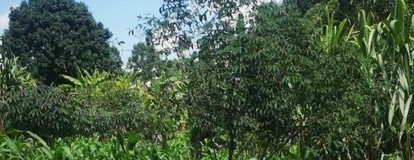
#> input picture data/images/cassava/Garden Video.mp4_20230628_224643.012.jpg, 414 x 160 px
$ jupyter execute --allow-errors new-naive-bayes-classiferv2.ipynb   (older library calls are emulated)
#> lines starting #> are read from the running program, lines starting #| are printed output that depends on the picture
#> further down, img is the input picture: PIL image 414x160 RGB; mean R, G, B 70.9, 90.5, 67.6
#> `img = img.resize(target_size)`:
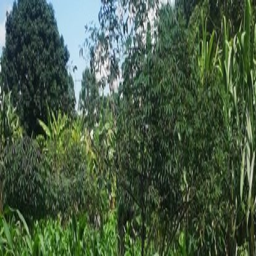
#> img: PIL image 256x256 RGB; mean R, G, B 70.9, 90.5, 67.6
# KNN Image Classifier

## Import Libraries

[cell 1]
import os
import numpy as np
from PIL import Image
from sklearn.naive_bayes import GaussianNB
from sklearn.metrics import classification_report, accuracy_score
from sklearn.model_selection import train_test_split
from skimage.color import rgb2gray
from skimage.filters import sobel
from skimage import exposure
from skimage.feature import graycomatrix, graycoprops
import matplotlib.pyplot as plt
from scipy.ndimage import shift

def pad_array(arr, n):
    #if len(arr) >= n:
        #return arr[:n]  # Trim the array if it's longer than n
    #else:
    pad_width = (0, n - len(arr))  # Calculate the padding width
    return np.pad(arr, pad_width, mode='constant', constant_values=0)

def extract_features(image, output_folder, file_name):
    # Convert the image to grayscale
#> called with output_folder = 'data/results/'
    gray_image = rgb2gray(image)
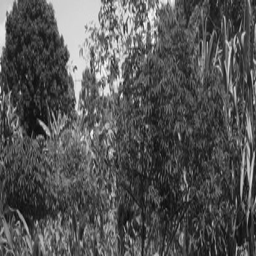
#> gray_image: shape (256, 256) float64; min 0.0381, max 0.992, mean 0.332

    # Convert the image to unsigned integer type
    gray_image = (gray_image * 255).astype(np.uint8)

    # Save the grayscale image
    grayscale_path = os.path.join(output_folder, file_name+'grayscale.png')
    plt.imsave(grayscale_path, gray_image, cmap='gray')

    # Extract edge features using Sobel filter
    edge_features = sobel(gray_image)
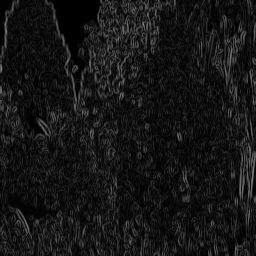
#> edge_features: shape (256, 256) float64; min 0, max 0.517, mean 0.0864

    # Save the edge features image
    edge_path = os.path.join(output_folder, file_name+'edge_features.png')
    plt.imsave(edge_path, edge_features, cmap='gray')
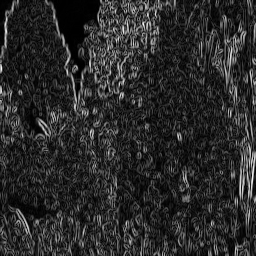
#> saved as cassavaGarden Video.mp4_20230628_224643.012.jpgedge_features.png: shape (256, 256, 3); min 0, max 255, mean 42.2

    # Calculate histogram features
    hist, _ = exposure.histogram(gray_image, nbins=256)
#> hist = 244 values, max 805 at index 47, min 0 at index 1, mean 268.6

    # Calculate texture features using GLCM (Grey-Level Co-occurrence Matrix)
    glcm = graycomatrix(gray_image, [5], [0], 256, symmetric=True, normed=True)
    contrast = graycoprops(glcm, 'contrast')[0, 0]
#> contrast = 1965.4
    energy = graycoprops(glcm, 'energy')[0, 0]
#> energy = 0.00977
    correlation = graycoprops(glcm, 'correlation')[0, 0]
#> correlation = 0.572

    # Save the histogram features plot
    hist_path = os.path.join(output_folder, file_name+'histogram.png')
    plt.plot(hist)
    plt.xlabel('Intensity')
    plt.ylabel('Frequency')
    plt.savefig(hist_path)
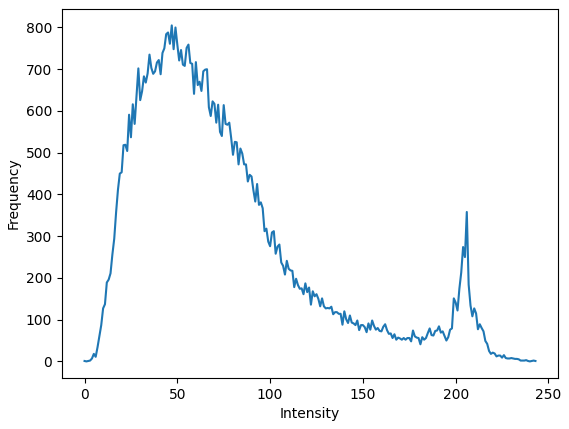
#> figure drawn by matplotlib, 1 panel; curve peaks at x = 47, y = 805
    plt.close()

    # Extract shift features
    shifted_image_1 = shift(gray_image, (10, 10))
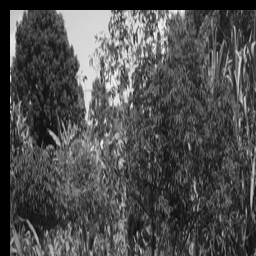
#> shifted_image_1: shape (256, 256); min 0, max 252, mean 77.8
    shifted_image_2 = shift(gray_image, (-10, -10))
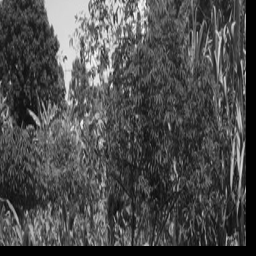
#> shifted_image_2: shape (256, 256); min 0, max 252, mean 76

    # [7 lines of commented-out code are left out]
    features = np.concatenate([edge_features.flatten(), hist, [contrast, energy, correlation]])

    return features

## Data Preprocessing

[cell 2]
# Set the path to the image folders
folder_path = 'data/images/'
output_folder = 'data/results/'

# Set the target image size
target_size = (256, 256)  # Adjust this as needed

# Load the image data and labels
X = []
y = []
class_labels = ['cassava', 'maize', 'banana', 'weed']
#class_labels=['x']
#> (the rest of this cell did not finish here and is left out)

#> in pad_array, `pad_width = (0, n - len(arr))`: pad_width = (0, 4217)

        #print(len(flattened_img_features))

        #img_array = np.array(img)
        #X.append(img_array.flatten())  # Flatten the image to a 1D vector
        X.append(flattened_img_features)
        y.append(label)
        #break
    #break

# Convert data to NumPy arrays
X = np.array(X)
y = np.array(y)
